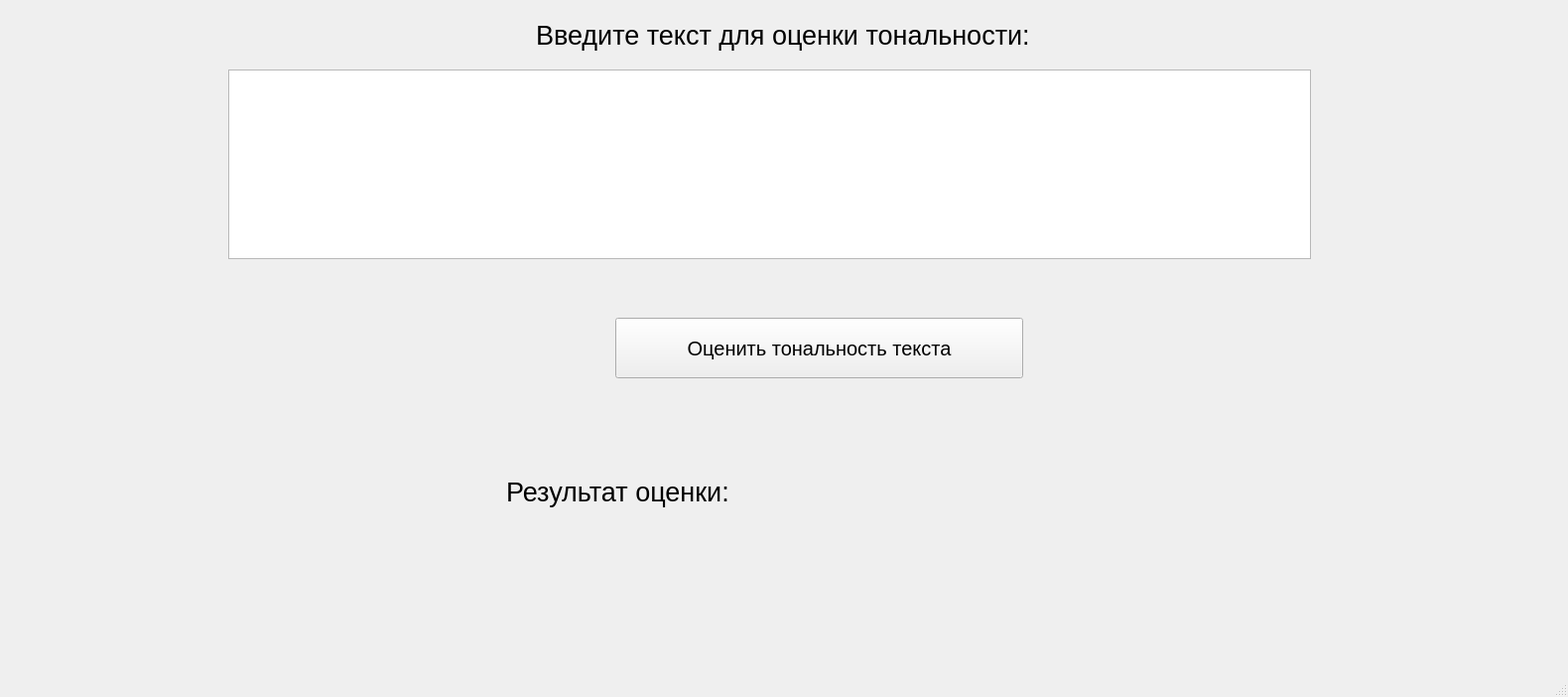
<?xml version="1.0" encoding="UTF-8"?>
<ui version="4.0">
 <class>MainWindow</class>
 <widget class="QMainWindow" name="MainWindow">
  <property name="geometry">
   <rect>
    <x>0</x>
    <y>0</y>
    <width>1580</width>
    <height>702</height>
   </rect>
  </property>
  <property name="windowTitle">
   <string>Оценка тональности текста</string>
  </property>
  <widget class="QWidget" name="centralwidget">
   <widget class="QTextEdit" name="textEdit">
    <property name="geometry">
     <rect>
      <x>230</x>
      <y>70</y>
      <width>1091</width>
      <height>191</height>
     </rect>
    </property>
   </widget>
   <widget class="QLabel" name="label">
    <property name="geometry">
     <rect>
      <x>540</x>
      <y>20</y>
      <width>571</width>
      <height>31</height>
     </rect>
    </property>
    <property name="font">
     <font>
      <pointsize>20</pointsize>
     </font>
    </property>
    <property name="text">
     <string>Введите текст для оценки тональности:</string>
    </property>
   </widget>
   <widget class="QPushButton" name="pushButton">
    <property name="geometry">
     <rect>
      <x>620</x>
      <y>320</y>
      <width>411</width>
      <height>61</height>
     </rect>
    </property>
    <property name="font">
     <font>
      <pointsize>15</pointsize>
      <weight>50</weight>
      <bold>false</bold>
     </font>
    </property>
    <property name="text">
     <string>Оценить тональность текста</string>
    </property>
   </widget>
   <widget class="QLabel" name="label_3">
    <property name="geometry">
     <rect>
      <x>510</x>
      <y>480</y>
      <width>571</width>
      <height>31</height>
     </rect>
    </property>
    <property name="font">
     <font>
      <pointsize>20</pointsize>
     </font>
    </property>
    <property name="text">
     <string>Результат оценки: </string>
    </property>
   </widget>
  </widget>
  <widget class="QMenuBar" name="menubar">
   <property name="geometry">
    <rect>
     <x>0</x>
     <y>0</y>
     <width>1580</width>
     <height>21</height>
    </rect>
   </property>
  </widget>
  <widget class="QStatusBar" name="statusbar"/>
 </widget>
 <resources/>
 <connections/>
</ui>
